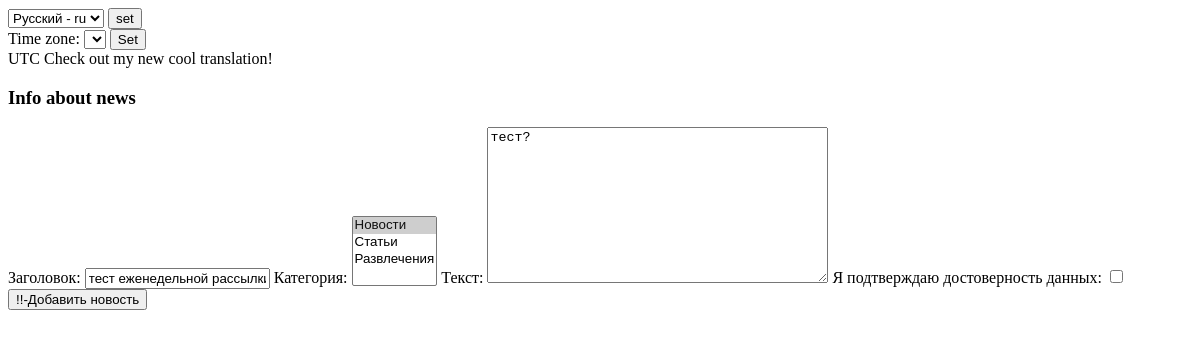
The page /create/23 (signed in) on the database as committed earlier.
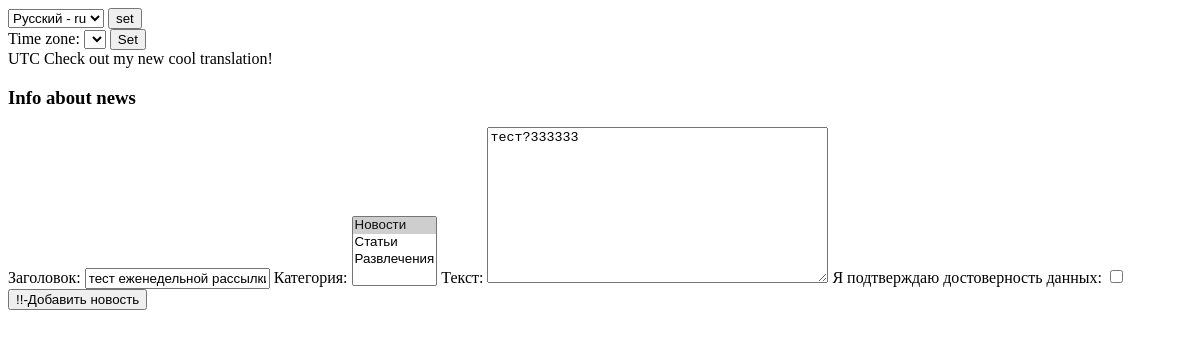
The same page on the database as committed later.
### news/models.py (models this page shows, shortened)
class Post(models.Model):
    author = models.ForeignKey(Author, on_delete=models.CASCADE)
    type = models.CharField(max_length=255, choices=types, default=state)
    create_date = models.DateTimeField(auto_now_add=True)
    category = models.ManyToManyField(Category, through='PostCategory')
    title = models.CharField(max_length=255, default='')
    text = models.TextField()
    rate = models.IntegerField(default=0)
    were_sent_on_weekly_mails = models.BooleanField(default=False)

### news/views.py (the view)
# urls.py: path('create/<int:pk>', cache_page(300)(PostUpdateView.as_view()), name='post_update'),
class PostUpdateView(LoginRequiredMixin, UpdateView):
    template_name = 'post_create.html'
    form_class = PostForm
    def get_object(self, **kwargs):
        id = self.kwargs.get('pk')
        return Post.objects.get(pk=id)

### news/forms.py
class PostForm(ModelForm):
    check_box = BooleanField(label='Я подтверждаю достоверность данных')
    class Meta:
        model = Post
        fields = ['title', 'category', 'text']
        labels = {
            'type': 'Тип',
            'category': 'Категория',
            'title': 'Заголовок',
            'text': 'Текст',
        }
        author = CharField(label='Автор', required=False)

### news/models.py (called while the page is built)
    def __str__(self):
        return self.name

### templates/post_create.html (shortened to what this page needs)
{% extends 'flatpages/default.html' %}
{% load i18n %}
<--{% load cache %}-->
{% block content %}
<h3>{% trans "Info about news"%}</h3>
<form method="POST">
    {{ form }}
    <input type="submit" value="!!-Добавить новость">
</form>
{% endblock content %}

### templates/flatpages/default.html (shortened to what this page needs)
<!DOCTYPE html>
{% load i18n %}
{% load tz %}
<html lang="en">
<head>
</head>
<body>
    <form action="{% url 'set_language' %}" method="POST"> {% csrf_token %}
        <select name="language" id="">
            {% get_available_languages as LANGUAGES %}
            {% get_language_info_list for LANGUAGES as languages %}
            {% for language in languages %}
                <option value="{{ language.code }}" {% if language.code == LANGUAGE_CODE %} selected {% endif %}>
                    {{ language.name_local }} - {{ language.code }}
                </option>
            {% endfor %}
        </select>
        <input type="submit" value="set">
    </form>
{% get_current_timezone as TIME_ZONE %}
    <form action="" method="POST">
        <label for="timezone">Time zone:</label>
        <select name="timezone">
        </select>
        <input type="submit" value="Set">
    </form>
    {{ TIME_ZONE }}
    {% trans "Check out my new cool translation" %}!
    {% block content %}
    {% endblock content %}
</body>
</html>

Rows that differ between the two databases and show on the page:
changed Post "тест еженедельной рассылки": text "тест?" → "тест?333333"
